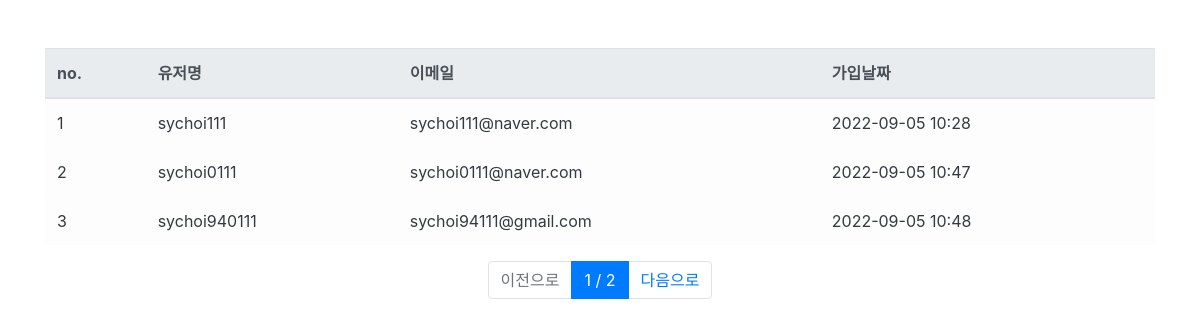
The page /users/ (signed in) on the database its author committed.
### user/models.py (models this page shows, shortened)
class User(AbstractUser):
    register_date = models.DateTimeField(auto_now_add=True, verbose_name="등록날짜")
    class Meta:
        verbose_name = "사용자"
        verbose_name_plural = "사용자"

### user/views.py (the view)
# urls.py: path("users/", user_list_view, name="user_list"),
@login_required
def user_list_view(request):
    users = User.objects.order_by("id").all()
    paginator = Paginator(users, 3)
    page = request.GET.get('page')
    user = paginator.get_page(page)
    return render(request, "users.html", {"users": user})

### templates/users.html (shortened to what this page needs)
{% extends "base.html" %}
{% block content %}
<div class="container">
<div class="row mt-5">
  <div class="col-12">
    <table class="table table-light">
      <thead class="thead-light">
        <tr>
          <th scope="col">no.</th>
          <th scope="col">유저명</th>
          <th scope="col">이메일</th>
          <th scope="col">가입날짜</th>
        </tr>
      </thead>
      <tbody class="text-dark">
        {% for user in users %}
        <tr>
          <td scope="row">{{ user.id }}</td>
          <td>{{ user.username }}</td>
          <td>{{ user.email }}</td>
          <td>{{ user.register_date|date:'Y-m-d H:i' }}</td>
        </tr>
        {% endfor %}
      </tbody>
    </table>
  </div>
</div>
<nav>
  <ul class="pagination justify-content-center">
    {% if users.has_previous %}
    <li class="page-item">
      <a class="page-link" href="?page={{ users.previous_page_number }}">이전으로</a>
    </li>
    {% else %}
    <li class="page-item disabled">
      <a class="page-link" href="#">이전으로</a>
    </li>
    {% endif %}
    <li class="page-item active">
      <a class="page-link" href="#">{{ users.number }} / {{ users.paginator.num_pages }}</a>
    </li>
    {% if users.has_next %}
    <li class="page-item">
      <a class="page-link" href="?page={{ users.next_page_number }}">다음으로</a>
    {% else %}
    <li class="page-item disabled">
      <a class="page-link disabled" href="#">다음으로</a>
    {% endif %}
    </li>
  </ul>
</nav>
  </div>
{% endblock %}

### templates/base.html (shortened to what this page needs)
<!DOCTYPE html>
<html lang="en">
<head>
  <link rel="stylesheet" href="https://cdn.jsdelivr.net/npm/bootstrap@4.6.2/dist/css/bootstrap.min.css"
>
</head>
<body>
{% block content %}
{% endblock %}
</body>
</html>

### rows shown on the page
User: id "1", username "sychoi111", email "sychoi111@naver.com", register_date "2022-09-05 10:28"
User: id "2", username "sychoi0111", email "sychoi0111@naver.com", register_date "2022-09-05 10:47"
User: id "3", username "sychoi940111", email "sychoi94111@gmail.com", register_date "2022-09-05 10:48"

### other values the page prints
{{ users.number }} "1"
{{ users.paginator.num_pages }} "2"
